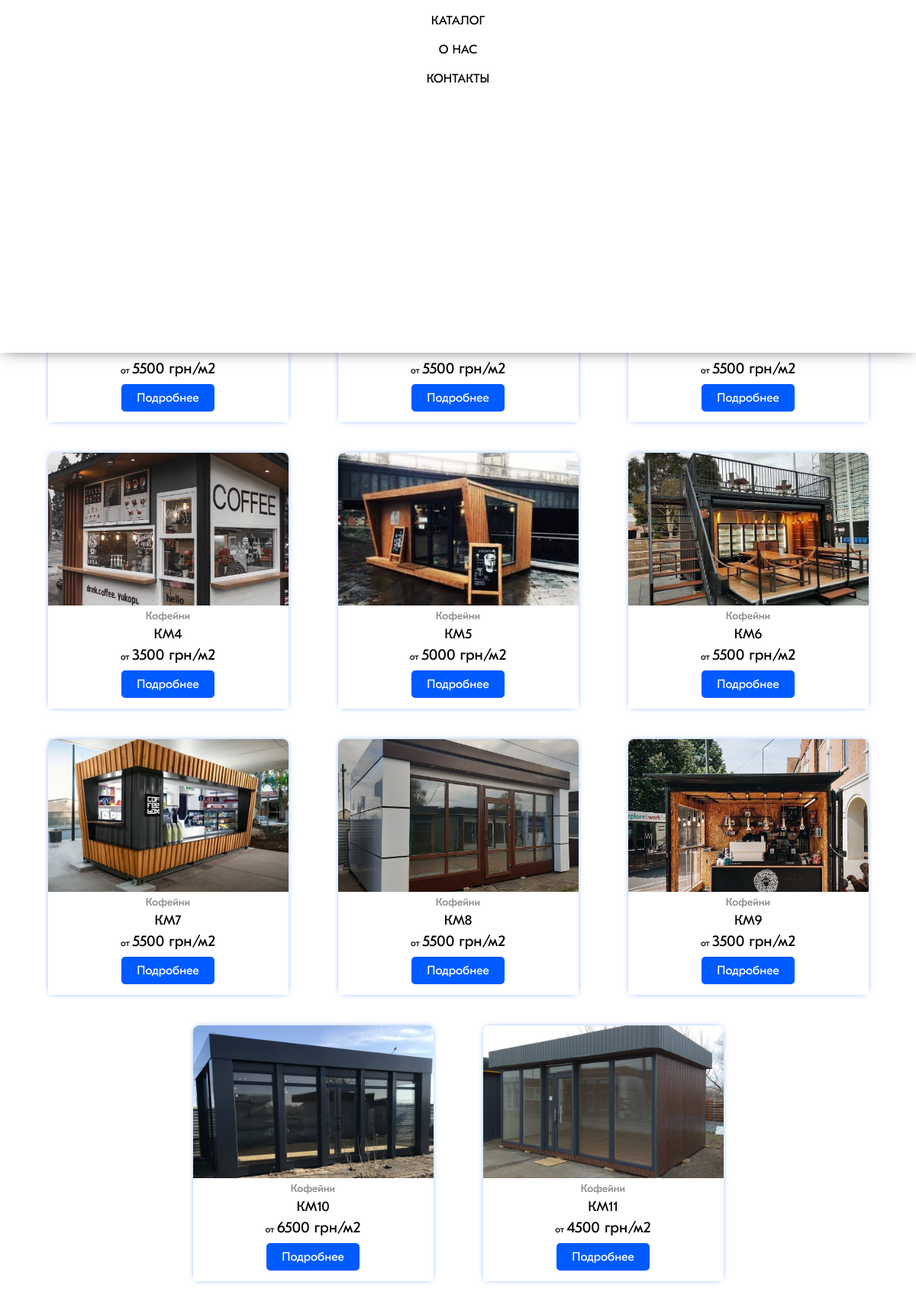
The app's page /category/92 (upper part), older data.
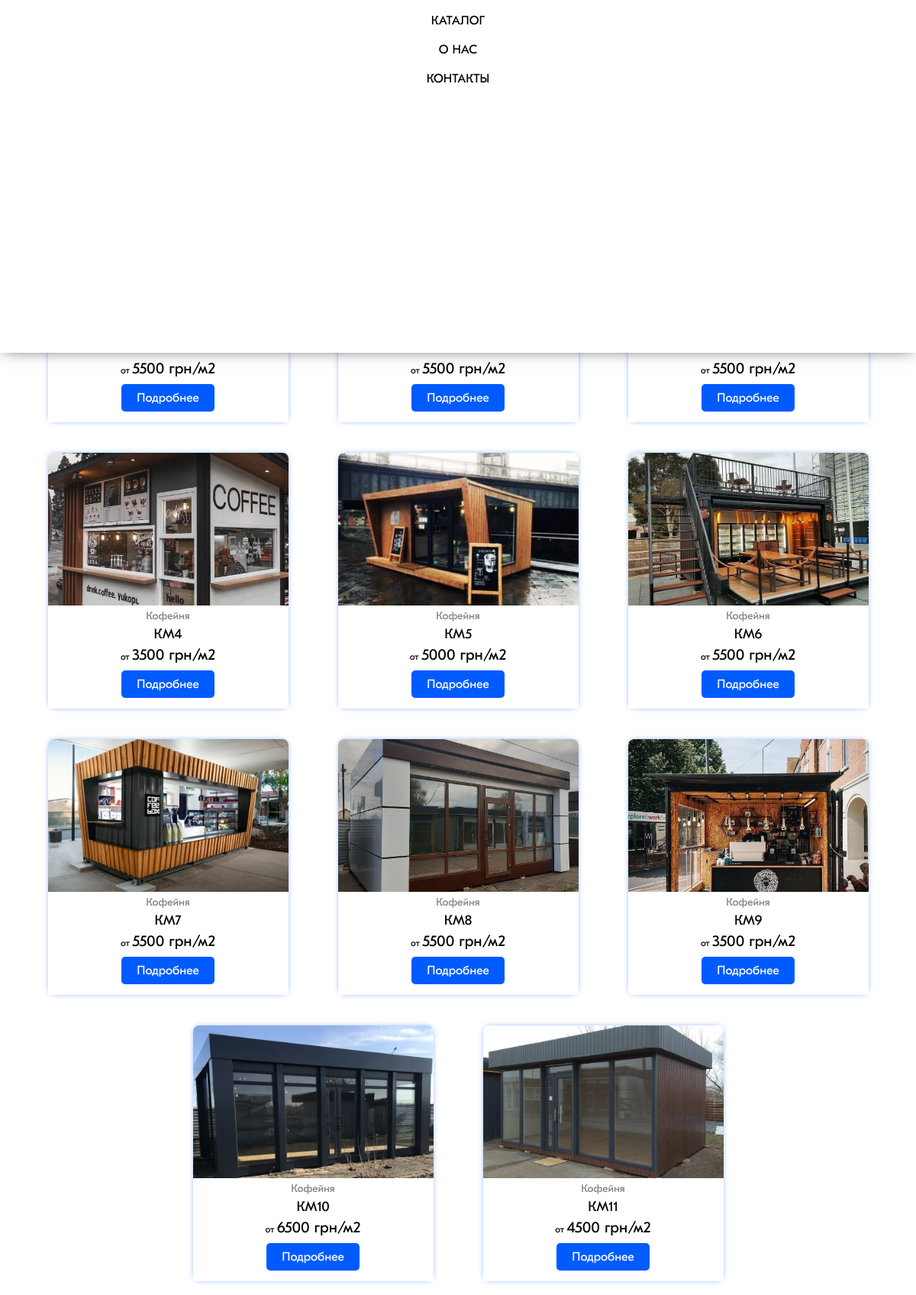
The same page, newer data.
### products/models.py (models this page shows, shortened)
class Item(models.Model):
    category = models.ForeignKey(Category, on_delete = models.CASCADE, )
    name = models.CharField(default='', max_length = 300)
    price = models.IntegerField(default=0,)
    size = models.CharField(default='', max_length = 300)
    h_in = models.CharField(default='', max_length = 300)
    h_out = models.CharField(default='', max_length = 300)
    eksterier = models.CharField(default='', max_length = 300)
    interier = models.CharField(default='', max_length = 300)
    doors = models.CharField(default='', max_length = 300)
    floor = models.CharField(default='', max_length = 300)
    electrik = models.CharField(default='', max_length = 300)
    def __str__(self):
        return self.name + ' ' + str(self.price)

class Category(models.Model):
    name = models.CharField(default='', max_length = 200)
    imgurl = models.ImageField(upload_to='static/images', blank = True, null = True)

### products/views.py (the view)
# urls.py: path('category/<int:cat_id>', views.category, name="category"),
def category(request, cat_id):
    current_category = Category.objects.get(id = cat_id)
    items = Item.objects.filter(category__id = cat_id)
    print(items)
    return render(request, 'products/category.html', {
        'category': current_category,
        'items': items,
    })

### products/templatetags/extras.py (called while the page is built)
@register.simple_tag
def get_first_image(item):
    return item.itemimage_set.all()[0]

@register.simple_tag
def modify_imgurl(imgurl):
    imgurl = imgurl.split('/')[-1]
    imgurl = '/static/images/products/' + imgurl
    return imgurl

### templates/products/category.html (shortened to what this page needs)
{% extends './base.html' %}
{% load static %}
{% block content %}
<div class="subpage__title">
    <span>
    </span>
</div>
<div class="items__list">
    {% for item in items  %}
        <div class="items__list__item">
        {% include './blocks/single_item.html' %}
        </div>
    {% endfor %}
</div>
{% endblock content %}

### templates/products/base.html (shortened to what this page needs)
{% load static %}
<html lang="en">
<head>
    <link rel="stylesheet" href="https://stackpath.bootstrapcdn.com/font-awesome/4.7.0/css/font-awesome.min.css">
    <link href='https://css.gg/css' rel='stylesheet'>
    <link rel="stylesheet" href="{% static 'style.css' %}">
    <link rel="stylesheet" href="{% static 'js/owlcarousel/owl.carousel.css'%}">
    <link rel="stylesheet" href="{% static 'js/owlcarousel/owl.theme.default.css'%}">
    <link rel="stylesheet" href="{% static 'slick/slick.css'%}">
    <link rel="stylesheet" href="{% static 'slick/slick-theme.css'%}">
</head>
<body>
    {% block main_header %}
    <div class="main__header__block">
        {% include './header.html' %}
    </div>
    {% endblock main_header %}
    <div class="main__site__wrapper">
        {% block content %}
        {% endblock content %}
    </div>
</body>
</html>

### templates/products/header.html (shortened to what this page needs)
{% load static %}
<div class="header__main__wrapper">
    <div class="header__main__container">
        <div class="header__main__container__logo">
            <a href="{% url 'products:index' %}">
            </a>
        </div>
        <div class="header__main__container__items">
            <div class="header__main__container__item">
                <a href="{% url 'products:index' %}">
                </a>
            </div>
            <div class="header__main__container__item">
                <a href="{% url 'products:index' %}#catalog">
                </a>
            </div>
            <div class="header__main__container__item">
                <a href="{% url 'products:index' %}#aboutus">
                </a>
            </div>
            <div class="header__main__container__item">
                <a href="{% url 'products:index' %}#ourcontacts">
                </a>
            </div>
        </div>
    </div>
</div>
<div class="mobile__menu__main">
    <div class="mobile__menu__main__container">
        <div class="mobile__menu__main__container__menu">
            <div class="mobile__menu__main__container__menu__item">
                <a
                href="{% url 'products:index' %}#catalog">
                    Каталог
                </a>
            </div>
            <div class="mobile__menu__main__container__menu__item">
                <a
                href="{% url 'products:index' %}#aboutus">
                    О Нас
                </a>
            </div>
            <div class="mobile__menu__main__container__menu__item">
                <a
                href="{% url 'products:index' %}#ourcontacts">
                    Контакты
                </a>
            </div>
        </div>
    </div>
</div>

### templates/products/blocks/single_item.html
{% load static %}
{% load extras %}
<div class="single__item">
    <a class="single__item__image"
    href="{% url 'products:item' item.id %}">
        {% get_first_image item as item_img %}
        {% modify_imgurl item_img.imgurl.url as imgurl %}
        <img src="{{ imgurl }}"
        alt="">
    </a>
    <div class="single__item__info">
        <span class="single__item__info__category">
        {{ item.category.name }}
        </span>
        <a class="single__item__info__name"
        href = "{% url 'products:item' item.id %}">
        {{ item.name }}
        </a>
        <span class="single__item__info__price">
        от
        <span>
        {{ item.price }} грн/м2
        </span>
        </span>
    </div>
    <a class="single__item__button"
    href="{% url 'products:item' item.id %}">
        Подробнее
    </a>
</div>

### static/style.css (style rules this page uses)
body { font-family: "gpro-text-regular"; }
.main__site__wrapper { margin-bottom: 0px; }
.header__main__wrapper { width: 100%; z-index: 20; position: absolute; top: 0; left: 0; right: 0; background-color: rgba(0, 0, 0, 0.51); opacity: 1; }
.header__main__wrapper.sub { position: relative; background-color: white; box-shadow: 1px 14px 12px -17px rgba(0, 0, 0, 0.75); }
.header__main__wrapper.sub .header__main__container { width: 100%; }
.header__main__wrapper.sub .header__main__container__logo a { color: black; text-decoration: none; }
.header__main__wrapper.sub .header__main__container__item { color: black; }
.header__main__wrapper.sub .header__main__container__item a { color: black; }
.header__main__container { display: flex; justify-content: space-between; margin: 0px auto; max-width: 1160px; height: 100px; align-items: center; }
.header__main__container__logo { max-height: 80px; max-width: 250px; margin-left: 30px; }
.header__main__container__logo a { font-family: "gpro-text-bold"; color: white; font-size: 22px; text-decoration: none; }
.header__main__container__items { display: flex; align-items: center; align-content: center; margin-right: 50px; }
.header__main__container__item { cursor: pointer; padding: 0px 20px; color: white; transition: linear all 0.2s; }
.header__main__container__item a { transition: linear all 0.2s; text-decoration: none; color: white; text-transform: uppercase; }
.subpage__title { margin: 30px 10px; display: flex; align-items: center; align-content: center; justify-content: center; font-size: 25px; }
.single__item { margin: auto; width: 90%; max-width: 100%; border-top-right-radius: 8px; border-top-left-radius: 8px; display: flex; flex-direction: column; flex-wrap: wrap; max-height: 550px; max-width: 350px; align-items: center; box-shadow: 0px 0px 10px -4px #005bff; transition: all 0.3s ease; }
.single__item__image { height: 200px; width: 100%; }
.single__item__image img { border-top-left-radius: 8px; border-top-right-radius: 8px; cursor: pointer; object-fit: cover; width: 100%; max-width: 100%; max-height: 200px; }
.single__item__info { display: flex; flex-direction: column; width: 100%; align-items: center; }
.single__item__info__category { margin-top: 5px; color: grey; font-size: 14px; }
.single__item__info__name { text-decoration: none; color: black; font-size: 18px; margin-top: 5px; cursor: pointer; }
.single__item__info__price { margin-top: 5px; font-size: 12px; }
.single__item__info__price span { font-size: 20px; }
.single__item__button { margin-top: 9px; margin-bottom: 14px; cursor: pointer; border-radius: 5px; background-color: #005bff; color: white; padding: 9px 20px; text-decoration: none; }
.mobile__menu__main { overflow: hidden; display: flex; position: absolute; top: -400; left: 0; height: 40%; width: 100%; background-color: white; z-index: 200; box-shadow: 0px 0px 20px -5px rgba(0, 0, 0, 0.75); transition: all 0.3s; }
.mobile__menu__main__container { display: flex; width: 100%; }
.mobile__menu__main__container__menu { padding-top: 30px; margin: 50px auto; display: flex; width: 100%; flex-direction: column; align-items: center; justify-content: center; }
.mobile__menu__main__container__menu__item { margin: 10px 0px 10px 0px; }
.mobile__menu__main__container__menu__item a { text-decoration: none; color: black; text-transform: uppercase; }
.items__list { margin: 0px auto; max-width: 1540px; align-items: center; align-content: center; justify-content: center; display: flex; flex-wrap: wrap; }
.items__list__item { min-width: 350px; margin: 20px 15px; }

Row changes from the older to the newer data that the page shows:
changed through a linked row, Item "КМ4": category.name "Кофейни" → "Кофейня"
changed through a linked row, Item "КМ5": category.name "Кофейни" → "Кофейня"
changed through a linked row, Item "КМ6": category.name "Кофейни" → "Кофейня"
changed through a linked row, Item "КМ7": category.name "Кофейни" → "Кофейня"
changed through a linked row, Item "КМ8": category.name "Кофейни" → "Кофейня"
changed through a linked row, Item "КМ9": category.name "Кофейни" → "Кофейня"
changed through a linked row, Item "КМ10": category.name "Кофейни" → "Кофейня"
changed through a linked row, Item "КМ11": category.name "Кофейни" → "Кофейня"
